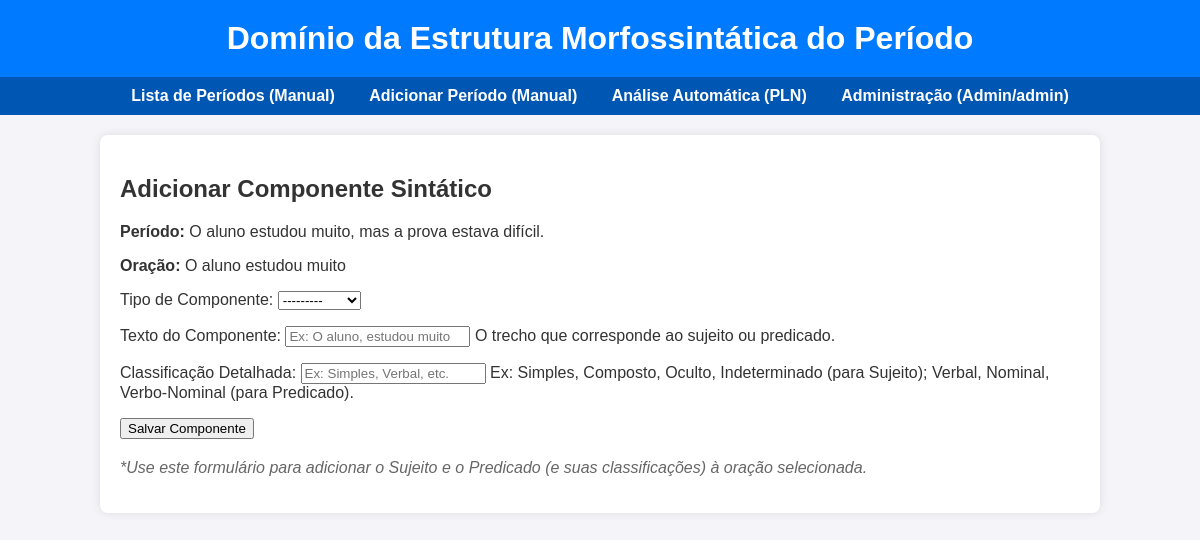
The app's page /oracao/3/adicionar-componente/ with its own data.
### catalogacao/models.py (models this page shows, shortened)
class Periodo(models.Model):
    texto_original = models.TextField(
        verbose_name="Texto do Período",
        help_text="O período completo a ser analisado."
    )
    tipo_periodo = models.CharField(
        max_length=10,
        choices=[('SIMPLES', 'Simples'), ('COMPOSTO', 'Composto')],
        default='SIMPLES',
        verbose_name="Tipo de Período"
    )
    data_criacao = models.DateTimeField(auto_now_add=True)
    class Meta:
        verbose_name = "Período"
        verbose_name_plural = "Períodos"

class Oracao(models.Model):
    periodo = models.ForeignKey(
        Periodo,
        on_delete=models.CASCADE,
        related_name='oracoes',
        verbose_name="Período de Origem"
    )
    texto_oracao = models.TextField(
        verbose_name="Texto da Oração",
        help_text="O trecho da oração dentro do período."
    )
    tipo_oracao = models.CharField(
        max_length=50,
        choices=[
            ('PRINCIPAL', 'Principal'),
            ('COORDENADA', 'Coordenada'),
            ('SUBORDINADA_SUBSTANTIVA', 'Subordinada Substantiva'),
            ('SUBORDINADA_ADJETIVA', 'Subordinada Adjetiva'),
            ('SUBORDINADA_ADVERBIAL', 'Subordinada Adverbial'),
            ('REDUZIDA', 'Reduzida')
        ],
        default='PRINCIPAL',
        verbose_name="Tipo de Oração"
    )
    oracao_principal = models.ForeignKey(
        'self',
        on_delete=models.SET_NULL,
        null=True,
        blank=True,
        related_name='subordinadas',
        verbose_name="Oração Principal/Regente"
    )
    class Meta:
        verbose_name = "Oração"
        verbose_name_plural = "Orações"

### catalogacao/views_manual.py (the view)
# urls.py: path('oracao/<int:oracao_pk>/adicionar-componente/', views_manual.adicionar_componente_manual, name='adicionar_componente_manual'),
def adicionar_componente_manual(request, oracao_pk):
    oracao = get_object_or_404(Oracao, pk=oracao_pk)
    if request.method == 'POST':
        form = ComponenteSintaticoForm(request.POST)
        if form.is_valid():
            componente = form.save(commit=False)
            componente.oracao = oracao
            componente.save()
            return redirect('periodo_detail', pk=oracao.periodo.pk)
    else:
        form = ComponenteSintaticoForm()
    context = {
        'form': form,
        'oracao': oracao,
        'periodo': oracao.periodo,
    }
    return render(request, 'catalogacao/adicionar_componente_manual.html', context)

### catalogacao/forms.py
class ComponenteSintaticoForm(forms.ModelForm):
    class Meta:
        model = ComponenteSintatico
        fields = ['tipo_componente', 'texto_componente', 'classificacao']
        widgets = {
            'texto_componente': forms.TextInput(attrs={'placeholder': 'Ex: O aluno, estudou muito'}),
            'classificacao': forms.TextInput(attrs={'placeholder': 'Ex: Simples, Verbal, etc.'}),
        }

### catalogacao/templates/catalogacao/adicionar_componente_manual.html (shortened to what this page needs)
{% extends "base.html" %}
{% block content %}
    <h2>Adicionar Componente Sintático</h2>
    <p><strong>Período:</strong> {{ periodo.texto_original }}</p>
    <p><strong>Oração:</strong> {{ oracao.texto_oracao }}</p>
    <form method="post" class="form-manual">
        {{ form.as_p }}
        <button type="submit" class="btn btn-primary">Salvar Componente</button>
    </form>
    <p style="margin-top: 20px; font-style: italic; color: #666;">
        *Use este formulário para adicionar o Sujeito e o Predicado (e suas classificações) à oração selecionada.
    </p>
{% endblock %}

### catalogacao/templates/base.html (style rules this page uses)
body { font-family: Arial, sans-serif; margin: 0; padding: 0; background-color: #f4f4f9; color: #333; }

### records on screen
Periodo: texto_original "O aluno estudou muito, mas a prova estava difícil."
Oracao: texto_oracao "O aluno estudou muito"
